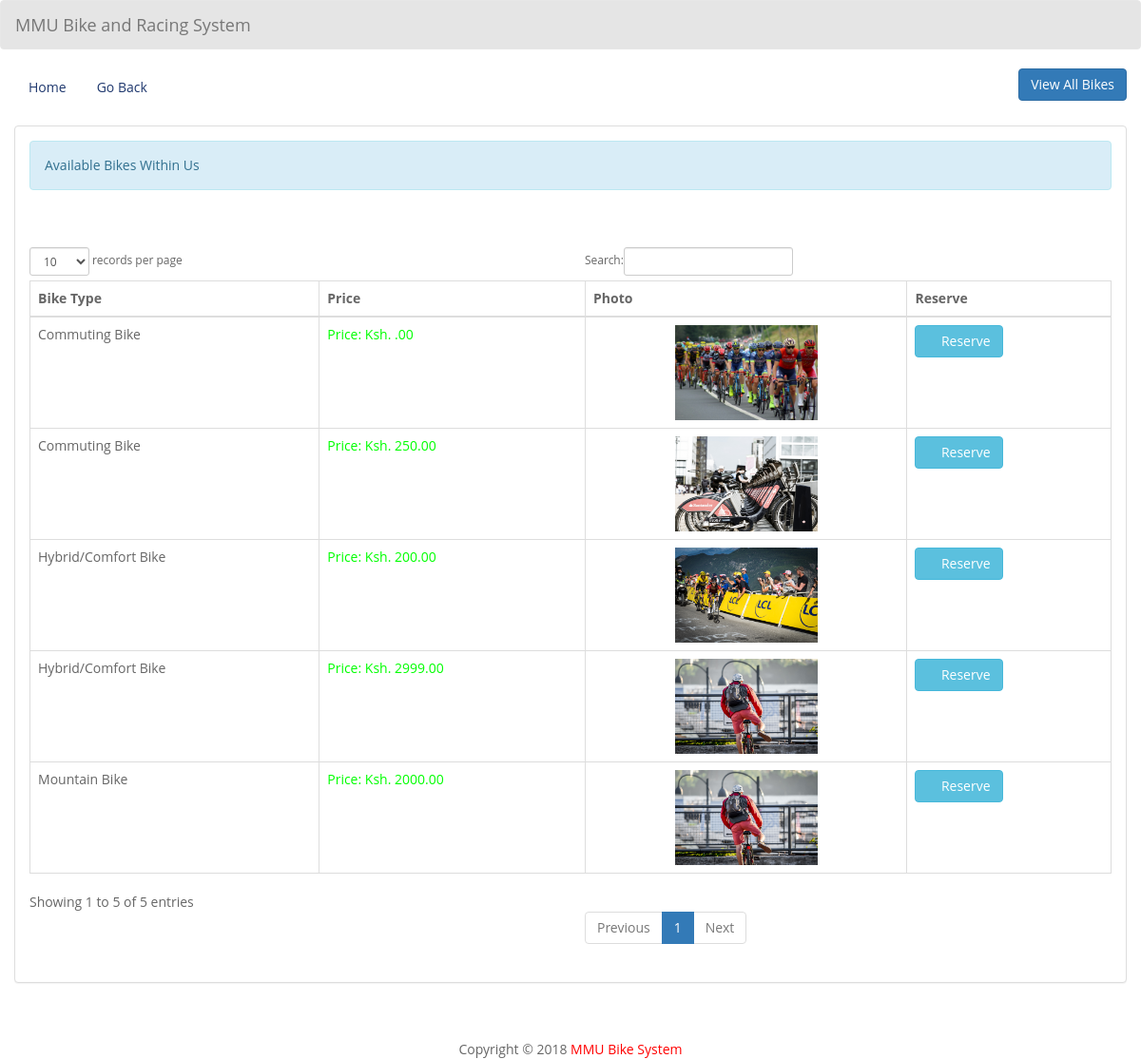
The app's page /reservation.php with its own data.
### tables this page shows
CREATE TABLE `bike` (
  `bike_id` int(100) NOT NULL,
  `bike_type` varchar(100) NOT NULL,
  `price` varchar(100) NOT NULL,
  `photo` varchar(100) NOT NULL
);

### reservation.php (the view, shortened to what this page needs)
<!DOCTYPE html>
<html lang = "en">
	<head>
		<link rel = "stylesheet" type = "text/css" href = "css/bootstrap.css " />
		<link rel = "stylesheet" type = "text/css" href = "css/style.css" />
	</head>
<body>
	<nav style = "background-color:rgba(0, 0, 0, 0.1);" class = "navbar navbar-default">
		<div  class = "container-fluid">
			<div class = "navbar-header">
				<a class = "navbar-brand" >MMU Bike and Racing System</a>
			</div>
		</div>
	</nav>
	<div class = "container-fluid">
		<ul class = "nav nav-pills">
		<li><a href="index.html" class="current">Home</a></li>
		<li><a href="reservation.php">Go Back</a></li>
				<div style="text-align:right; width:100%; padding:0;">
                    <form class="form-inline" method="post" action="viewbikes_pdf.php">
						<button type="submit" id="pdf" name="generate_pdf" class="btn btn-primary"><i class="fa fa-pdf"" aria-hidden="true"></i>
						View All Bikes</button>
                    </form>
                 </div>
		</ul>
	</div>
	<br />
	<div class = "container-fluid">
		<div class = "panel panel-default">
			<div class = "panel-body">
				<div class = "alert alert-info">Available Bikes Within Us</div>
				<br />
				<br />
				<table id = "table" class = "table table-bordered">
					<thead>
						<tr>
							<th>Bike Type</th>
							<th>Price</th>
							<th>Photo</th>
							<th>Reserve</th>
						</tr>
					</thead>
					<tbody>
				<?php
					require_once 'admin/connect.php';
					$query = $conn->query("SELECT * FROM `bike` ORDER BY `price` ASC") or die(mysql_error());
					while($fetch = $query->fetch_array()){
				?>
						<tr>
							<td><?php echo $fetch['bike_type']?>
							<td><a style = "color:#00ff00;"><?php echo "Price: Ksh. ".$fetch['price'].".00"?></a></td>
							<td><center><img src = "photo/<?php echo $fetch['photo']?>" height = "100" width = "150"/></center></td>
							<td>
							<a  href = "add_reserve.php?bike_id=<?php echo $fetch['bike_id']?>" class = "btn btn-info"><i class = "glyphicon glyphicon-list"></i> Reserve</a></td>
						</tr>
					<?php
						}
					?>
					</tbody>
				</table>
			</div>
		</div>
	</div>
	<br />
	<br />
<div style="text-align:center;">
    Copyright © 2018 <a style="color:red;"href="index.php">MMU Bike System</a>
</div>
</body>
</html>

### css/style.css (style rules this page uses)
body, html { font-family: 'Open Sans', sans-serif; text-rendering: optimizeLegibility !important; -webkit-font-smoothing: antialiased !important; color: #666; font-weight: 400; width: 100% !important; height: 100% !important; }
a { color: #1f386e; font-weight: 400; }
ul, ol { list-style: none; }
ul, ol { padding: 0; webkit-padding: 0; moz-padding: 0; }

### records on screen
bike: bike_type "Commuting Bike", photo (picture)
bike: bike_type "Hybrid/Comfort Bike", price "200", photo (picture)
bike: bike_type "Mountain Bike", price "2000", photo (picture)
bike: bike_type "Commuting Bike", price "250", photo (picture)
bike: bike_type "Hybrid/Comfort Bike", price "2999", photo (picture)
